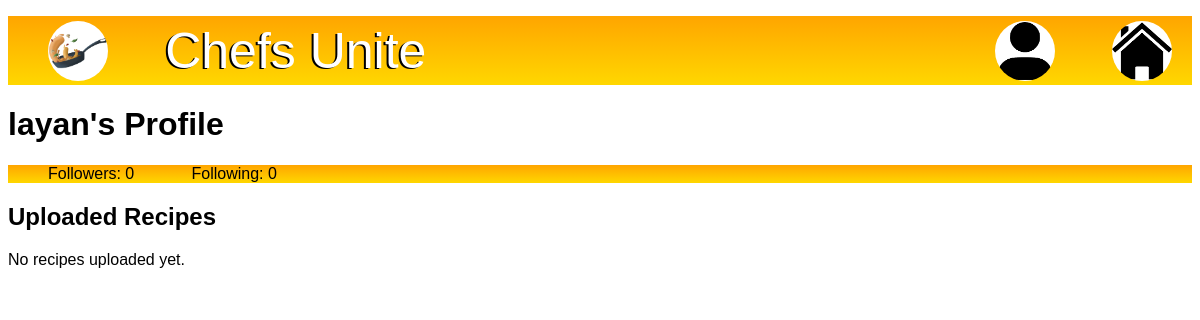
/viewProfile.php?id=6 (signed in), run on an earlier commit of the app's database.
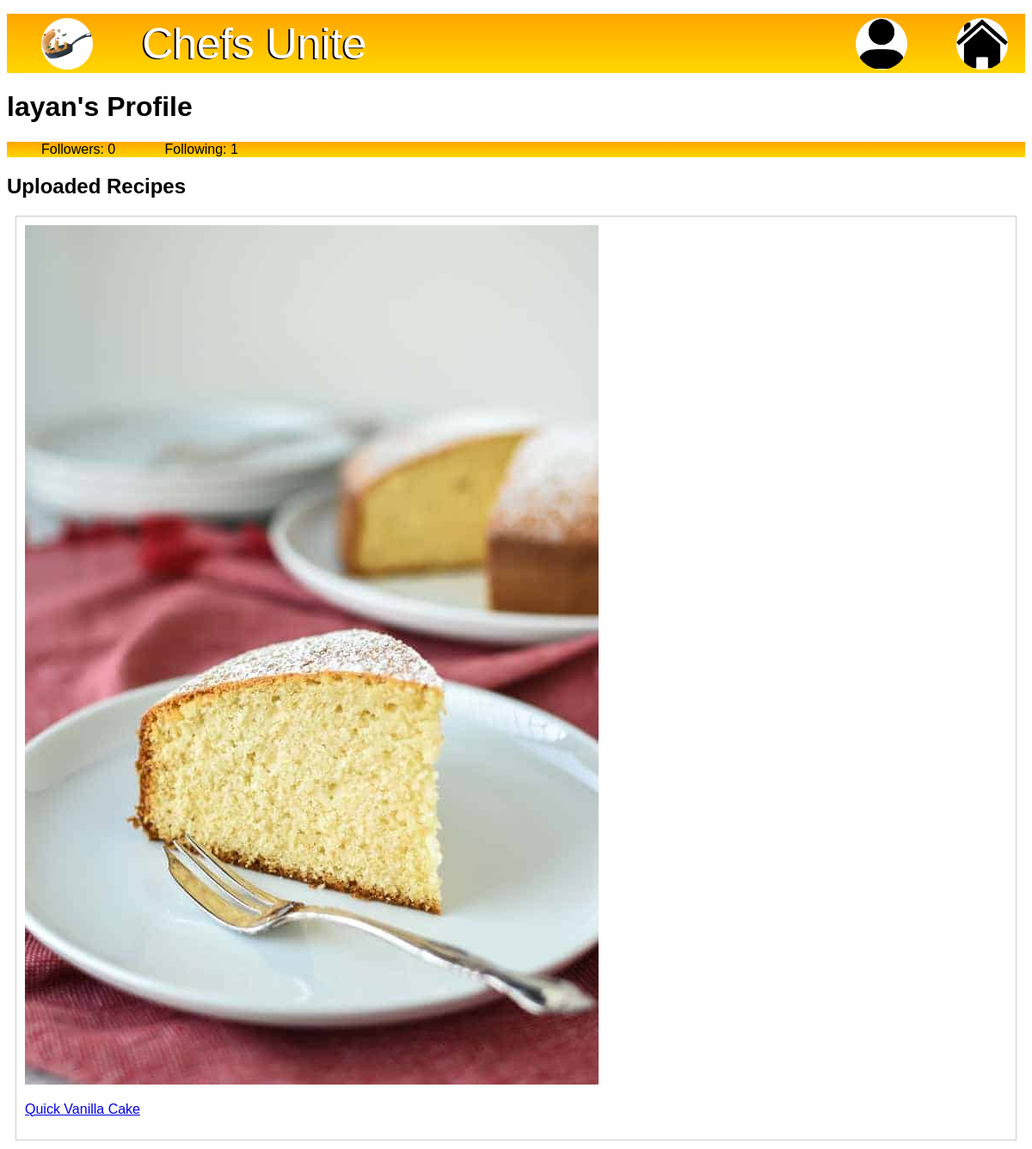
And on a later commit of the database.
### tables this page shows
CREATE TABLE `recipes` (
  `id` int(11) NOT NULL,
  `user_id` int(11) DEFAULT NULL,
  `title` varchar(100) NOT NULL,
  `steps` text DEFAULT NULL,
  `cuisine` varchar(50) DEFAULT NULL,
  `image_url` varchar(255) DEFAULT NULL,
  `created_at` timestamp NOT NULL DEFAULT current_timestamp(),
  `recipe_type` varchar(25) NOT NULL,
  `recipe_difficulty` varchar(25) NOT NULL,
  `serves` varchar(2) NOT NULL,
  `Time_to_make` varchar(150) NOT NULL
);

### viewProfile.php (the view, shortened to what this page needs)
<?php
require_once 'db.php';
$userId = (int)$_GET['id'];
$stmt = $conn->prepare("SELECT username, email FROM users WHERE user_id = ?");
$stmt->bind_param("i", $userId);
$stmt->execute();
$result = $stmt->get_result();
$user = $result->fetch_assoc();
$profileUsername = $user['username'];
$stmt = $conn->prepare("SELECT COUNT(*) AS count FROM follows WHERE following_id = ?");
$stmt->bind_param("i", $userId);
$stmt->execute();
$followersCount = $stmt->get_result()->fetch_assoc()['count'];
$stmt = $conn->prepare("SELECT COUNT(*) AS count FROM follows WHERE follower_id = ?");
$stmt->bind_param("i", $userId);
$stmt->execute();
$followingCount = $stmt->get_result()->fetch_assoc()['count'];
$recipesQuery = $conn->prepare("SELECT id, title, image_url FROM recipes WHERE user_id = ?");
$recipesQuery->bind_param("i", $userId);
$recipesQuery->execute();
$recipesResult = $recipesQuery->get_result();
?>
<!DOCTYPE html>
<html lang="en">
<head>
    <link rel="stylesheet" href="CU.css">
    <link href="https://api.fontshare.com/v2/css?f[]=chillax@400&display=swap" rel="stylesheet">
</head>
<body>
<nav class="navbar">
    <ul>
        <li><a href="Home.php"><img src="Images/Untitled_Artwork.jpg" alt="Logo"></a></li>
        <li class="text1">Chefs Unite</li>
        <li class="icon1"><a href="Profile.php?id=<?php echo urlencode($_SESSION['user_id']); ?>"><img src="Images/profile icon.png" alt="Profile"></a></li>
        <li class="icon2"><a href="Home.php"><img src="Images/home icon.png" alt="Home Page"></a></li>
    </ul>
</nav>
<h1><?php echo htmlspecialchars($profileUsername); ?>'s Profile</h1>
<nav class="navbar">
    <ul>
        <li><a>Followers: <?php echo $followersCount; ?></a></li>
        <li><a>Following: <?php echo $followingCount; ?></a></li>
    </ul>
</nav>
<h2>Uploaded Recipes</h2>
<?php if ($recipesResult->num_rows > 0): ?>
    <div class="recipes-grid">
        <?php while ($recipe = $recipesResult->fetch_assoc()): ?>
            <div class="recipe-card">
                <a href="viewRecipe.php?id=<?php echo $recipe['id']; ?>">
                    <img src="<?php echo htmlspecialchars($recipe['image_url']); ?>" alt="<?php echo htmlspecialchars($recipe['title']); ?>">
                    <p><?php echo htmlspecialchars($recipe['title']); ?></p>
                </a>
            </div>
        <?php endwhile; ?>
    </div>
<?php else: ?>
    <p>No recipes uploaded yet.</p>
<?php endif; ?>
</body>
</html>

What changed in the data, as far as the page shows it:
added recipes: image_url (picture), title "Quick Vanilla Cake"
Also different on the page:
$followingCount: "0" → "1"
text no longer shown: "No recipes uploaded yet."
